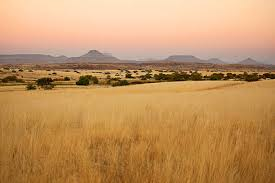
#> input picture savana.jpg, 275 x 183 px
$ python lab2.py
#> lines starting #> are read from the running program, lines starting #| are printed output that depends on the picture
import cv2
import matplotlib.pyplot as plt

class imgProcessing:
    # Convert image to a cv2 readable image
    def readcv(self, fileName):
#> called with fileName = 'savana.jpg'
        cv2Img = cv2.imread(fileName, -1)
#> cv2Img is the input picture: shape (183, 275, 3); mean B, G, R 96.7, 146.7, 193.1
        return cv2Img

    # Load image in RGB
    def img2Rgb(self, fileName):
        cv2Img = self.readcv(fileName)
        imgRgb = cv2.cvtColor(cv2Img, cv2.COLOR_BGR2RGB)

        return imgRgb

    # Display image
    def showImg(self, fileName, img):
#> call 2 of readcv, with fileName = 'panther.png'
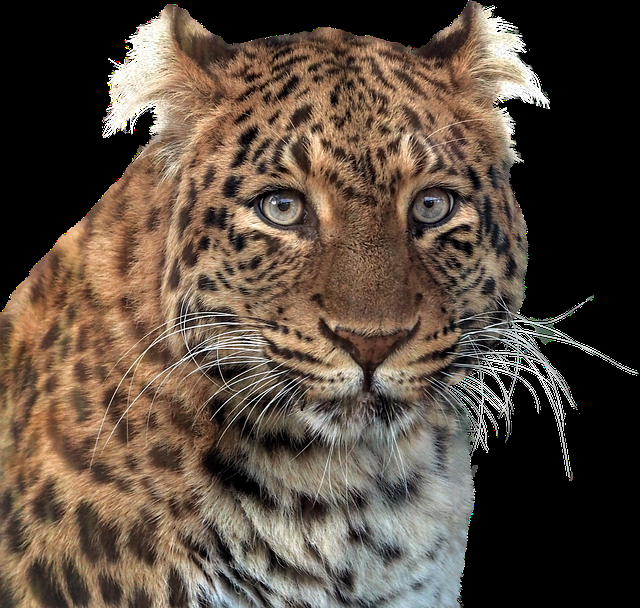
#> input picture panther.png, 640 x 608 px
#> in readcv, cv2Img is the input picture: shape (608, 640, 4); mean B, G, R, A 62.9, 74.9, 89.2, 167.5
        print("Loading", fileName, "...")
        plt.imshow(img); plt.title(fileName)
        plt.show()

    # Get image with alpha mask
    def getAlphaMask(self, fileName):
#> called with fileName = 'panther.png'
        print("Applying alpha mask to", fileName, "...")
        cv2Img = self.readcv(fileName)

        print("Image Dimension ={}".format(cv2Img.shape))
#| Image Dimension =(608, 640, 4)
        imgBGR = cv2Img[:, :, 0:3]
        imgMask = cv2Img[:, :, 3]
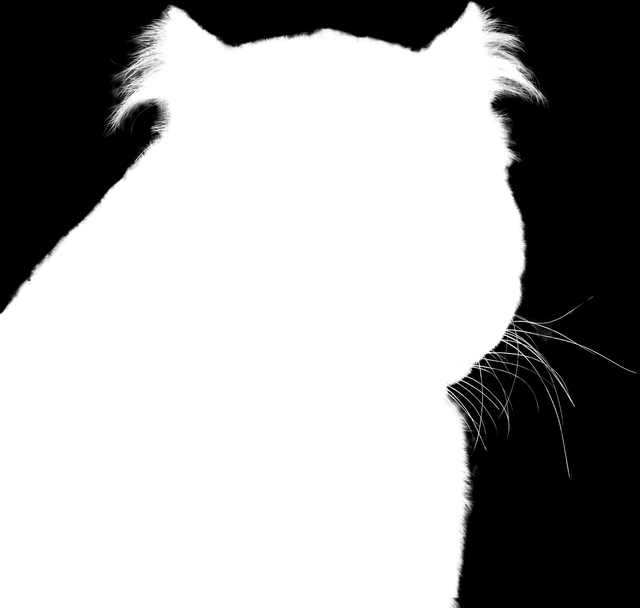
#> imgMask: shape (608, 640); min 0, max 255, mean 167.5
#> ``:
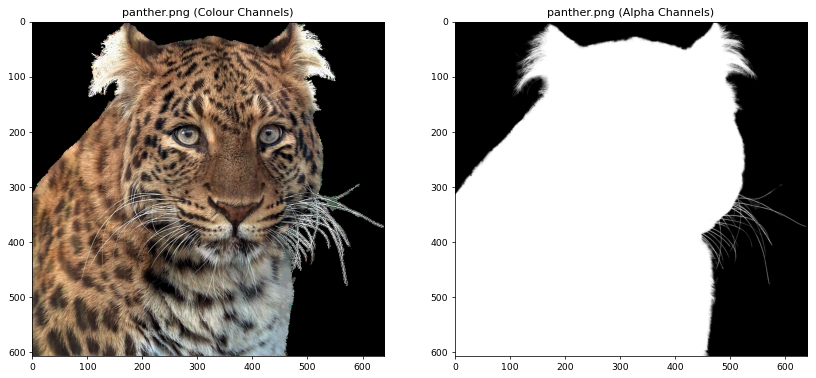
#> figure drawn by matplotlib, 2 panels

        plt.figure(figsize = [15, 15])
        plt.subplot(121); plt.imshow(imgBGR[:, :, ::-1]); plt.title(fileName + ' (Colour Channels)')
        plt.subplot(122); plt.imshow(imgMask, cmap = 'gray'); plt.title(fileName + ' (Alpha Channels)')

        return imgMask

    # Resize image
    def myResize(self, img, newWidth, newHeight):
#> called with newWidth = 640, newHeight = 608
        print("Resizing image...")
        newImg = cv2.resize(img, (newWidth, newHeight))
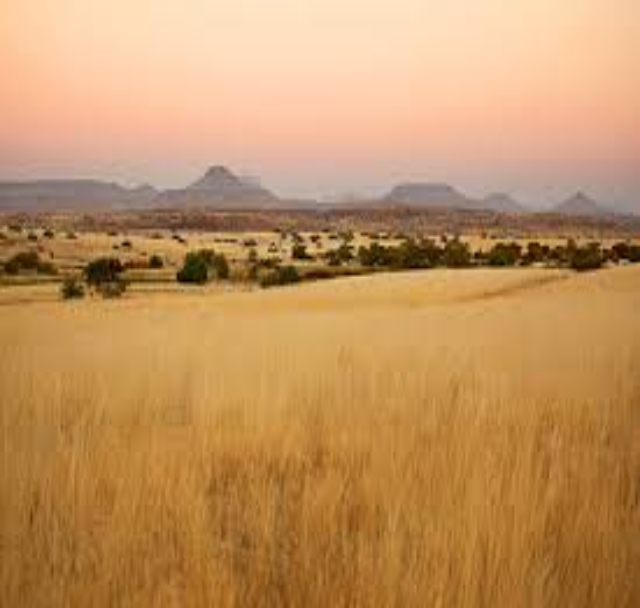
#> newImg: shape (608, 640, 3); mean R, G, B 193, 146.6, 96.6
        return newImg

    # Add image values to create a proper background
    def applyMask(self, fgImg, bgImg, mask):

        # [14 lines of commented-out code are left out]
        fgRGB = fgImg[:, :, :]
        bgRGB = bgImg[:, :, :]
        alpha = mask.astype(float)/255

        # Apply masking formula to over lay foreground on background
#> (the run stopped early here; a loop or call above may not have finished)
